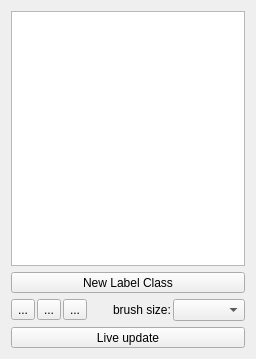
<?xml version="1.0" encoding="UTF-8"?>
<ui version="4.0">
 <class>containingWidget</class>
 <widget class="QWidget" name="containingWidget">
  <property name="geometry">
   <rect>
    <x>0</x>
    <y>0</y>
    <width>256</width>
    <height>359</height>
   </rect>
  </property>
  <property name="sizePolicy">
   <sizepolicy hsizetype="Preferred" vsizetype="Preferred">
    <horstretch>1</horstretch>
    <verstretch>0</verstretch>
   </sizepolicy>
  </property>
  <property name="minimumSize">
   <size>
    <width>256</width>
    <height>0</height>
   </size>
  </property>
  <property name="baseSize">
   <size>
    <width>0</width>
    <height>0</height>
   </size>
  </property>
  <property name="windowTitle">
   <string>Form</string>
  </property>
  <layout class="QVBoxLayout" name="verticalLayout">
   <item>
    <widget class="LabelListView" name="labelListView">
     <property name="sizePolicy">
      <sizepolicy hsizetype="Minimum" vsizetype="MinimumExpanding">
       <horstretch>0</horstretch>
       <verstretch>0</verstretch>
      </sizepolicy>
     </property>
     <property name="minimumSize">
      <size>
       <width>0</width>
       <height>0</height>
      </size>
     </property>
    </widget>
   </item>
   <item>
    <widget class="QToolButton" name="AddLabelButton">
     <property name="sizePolicy">
      <sizepolicy hsizetype="Expanding" vsizetype="Fixed">
       <horstretch>0</horstretch>
       <verstretch>0</verstretch>
      </sizepolicy>
     </property>
     <property name="styleSheet">
      <string notr="true"/>
     </property>
     <property name="text">
      <string>New Label Class</string>
     </property>
     <property name="icon">
      <iconset>
       <normaloff>../../shell/gui/icons/16x16/actions/list-add.png</normaloff>../../shell/gui/icons/16x16/actions/list-add.png</iconset>
     </property>
     <property name="toolButtonStyle">
      <enum>Qt::ToolButtonTextBesideIcon</enum>
     </property>
    </widget>
   </item>
   <item>
    <layout class="QHBoxLayout" name="horizontalLayout">
     <property name="spacing">
      <number>2</number>
     </property>
     <property name="sizeConstraint">
      <enum>QLayout::SetDefaultConstraint</enum>
     </property>
     <item>
      <widget class="QToolButton" name="arrowToolButton">
       <property name="text">
        <string>...</string>
       </property>
      </widget>
     </item>
     <item>
      <widget class="QToolButton" name="paintToolButton">
       <property name="text">
        <string>...</string>
       </property>
      </widget>
     </item>
     <item>
      <widget class="QToolButton" name="eraserToolButton">
       <property name="text">
        <string>...</string>
       </property>
       <property name="autoRaise">
        <bool>false</bool>
       </property>
      </widget>
     </item>
     <item>
      <spacer name="horizontalSpacer_3">
       <property name="orientation">
        <enum>Qt::Horizontal</enum>
       </property>
       <property name="sizeHint" stdset="0">
        <size>
         <width>20</width>
         <height>20</height>
        </size>
       </property>
      </spacer>
     </item>
     <item>
      <widget class="QLabel" name="brushSizeCaption">
       <property name="text">
        <string>brush size:</string>
       </property>
      </widget>
     </item>
     <item>
      <widget class="QComboBox" name="brushSizeComboBox">
       <property name="sizePolicy">
        <sizepolicy hsizetype="Expanding" vsizetype="Fixed">
         <horstretch>0</horstretch>
         <verstretch>0</verstretch>
        </sizepolicy>
       </property>
       <property name="sizeAdjustPolicy">
        <enum>QComboBox::AdjustToContents</enum>
       </property>
      </widget>
     </item>
    </layout>
   </item>
   <item>
    <widget class="QToolButton" name="liveUpdateButton">
     <property name="sizePolicy">
      <sizepolicy hsizetype="Expanding" vsizetype="Fixed">
       <horstretch>0</horstretch>
       <verstretch>0</verstretch>
      </sizepolicy>
     </property>
     <property name="text">
      <string>Live update</string>
     </property>
     <property name="checkable">
      <bool>true</bool>
     </property>
     <property name="toolButtonStyle">
      <enum>Qt::ToolButtonTextBesideIcon</enum>
     </property>
    </widget>
   </item>
  </layout>
 </widget>
 <customwidgets>
  <customwidget>
   <class>LabelListView</class>
   <extends>QTableView</extends>
   <header>ilastik.widgets.labelListView</header>
  </customwidget>
 </customwidgets>
 <resources/>
 <connections/>
</ui>
